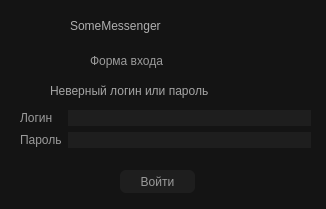
<?xml version="1.0" encoding="UTF-8"?>
<ui version="4.0">
 <class>LoginForm</class>
 <widget class="QWidget" name="LoginForm">
  <property name="geometry">
   <rect>
    <x>0</x>
    <y>0</y>
    <width>326</width>
    <height>209</height>
   </rect>
  </property>
  <property name="windowTitle">
   <string>Form</string>
  </property>
  <property name="styleSheet">
   <string notr="true">background-color: rgb(20,20,20)</string>
  </property>
  <widget class="QPushButton" name="pushButton">
   <property name="geometry">
    <rect>
     <x>120</x>
     <y>170</y>
     <width>75</width>
     <height>23</height>
    </rect>
   </property>
   <property name="styleSheet">
    <string notr="true">QPushButton{
	border-radius: 6px;
	background-color: rgb(30,30,30);
	color: rgb(155,155,155);
	
	font: 10pt &quot;Cambria&quot;;
}
QPushButton:pressed{
	border-radius: 6px;
	background-color: rgb(90,90,90);
	color: rgb(220,220,220);
	
	font: 10pt &quot;Cambria&quot;;
}</string>
   </property>
   <property name="text">
    <string>Войти</string>
   </property>
  </widget>
  <widget class="QWidget" name="formLayoutWidget">
   <property name="geometry">
    <rect>
     <x>20</x>
     <y>110</y>
     <width>291</width>
     <height>52</height>
    </rect>
   </property>
   <layout class="QFormLayout" name="formLayout">
    <property name="sizeConstraint">
     <enum>QLayout::SetDefaultConstraint</enum>
    </property>
    <item row="0" column="1">
     <widget class="QLineEdit" name="login">
      <property name="styleSheet">
       <string notr="true">color: rgb(155,155,155);
background-color: rgb(30,30,30);
border-radius: 12px;
font: 12pt &quot;Cambria&quot;;</string>
      </property>
     </widget>
    </item>
    <item row="1" column="0">
     <widget class="QLabel" name="label_2">
      <property name="styleSheet">
       <string notr="true">color: rgb(155,155,155);
font: 14pt &quot;Cambria&quot;;</string>
      </property>
      <property name="text">
       <string>Пароль</string>
      </property>
     </widget>
    </item>
    <item row="1" column="1">
     <widget class="QLineEdit" name="pass">
      <property name="styleSheet">
       <string notr="true">color: rgb(155,155,155);
background-color: rgb(30,30,30);
border-radius: 12px;
font: 12pt &quot;Cambria&quot;;</string>
      </property>
      <property name="echoMode">
       <enum>QLineEdit::Password</enum>
      </property>
     </widget>
    </item>
    <item row="0" column="0">
     <widget class="QLabel" name="label">
      <property name="styleSheet">
       <string notr="true">color: rgb(155,155,155);
font: 14pt &quot;Cambria&quot;;</string>
      </property>
      <property name="text">
       <string>Логин</string>
      </property>
     </widget>
    </item>
   </layout>
  </widget>
  <widget class="QLabel" name="label_3">
   <property name="geometry">
    <rect>
     <x>90</x>
     <y>50</y>
     <width>111</width>
     <height>22</height>
    </rect>
   </property>
   <property name="styleSheet">
    <string notr="true">color: rgb(155,155,155);
font: 14pt &quot;Cambria&quot;;</string>
   </property>
   <property name="text">
    <string>Форма входа</string>
   </property>
  </widget>
  <widget class="QLabel" name="label_4">
   <property name="geometry">
    <rect>
     <x>70</x>
     <y>10</y>
     <width>171</width>
     <height>31</height>
    </rect>
   </property>
   <property name="styleSheet">
    <string notr="true">color: rgb(175,175,175);
font: 75 italic 18pt &quot;Cambria&quot;;
</string>
   </property>
   <property name="text">
    <string>SomeMessenger</string>
   </property>
  </widget>
  <widget class="QLabel" name="errorLabel">
   <property name="geometry">
    <rect>
     <x>50</x>
     <y>80</y>
     <width>211</width>
     <height>22</height>
    </rect>
   </property>
   <property name="styleSheet">
    <string notr="true">color: rgb(165,165,165);
font: italic 12pt &quot;Cambria&quot;;
</string>
   </property>
   <property name="text">
    <string>Неверный логин или пароль</string>
   </property>
  </widget>
 </widget>
 <resources/>
 <connections/>
</ui>
